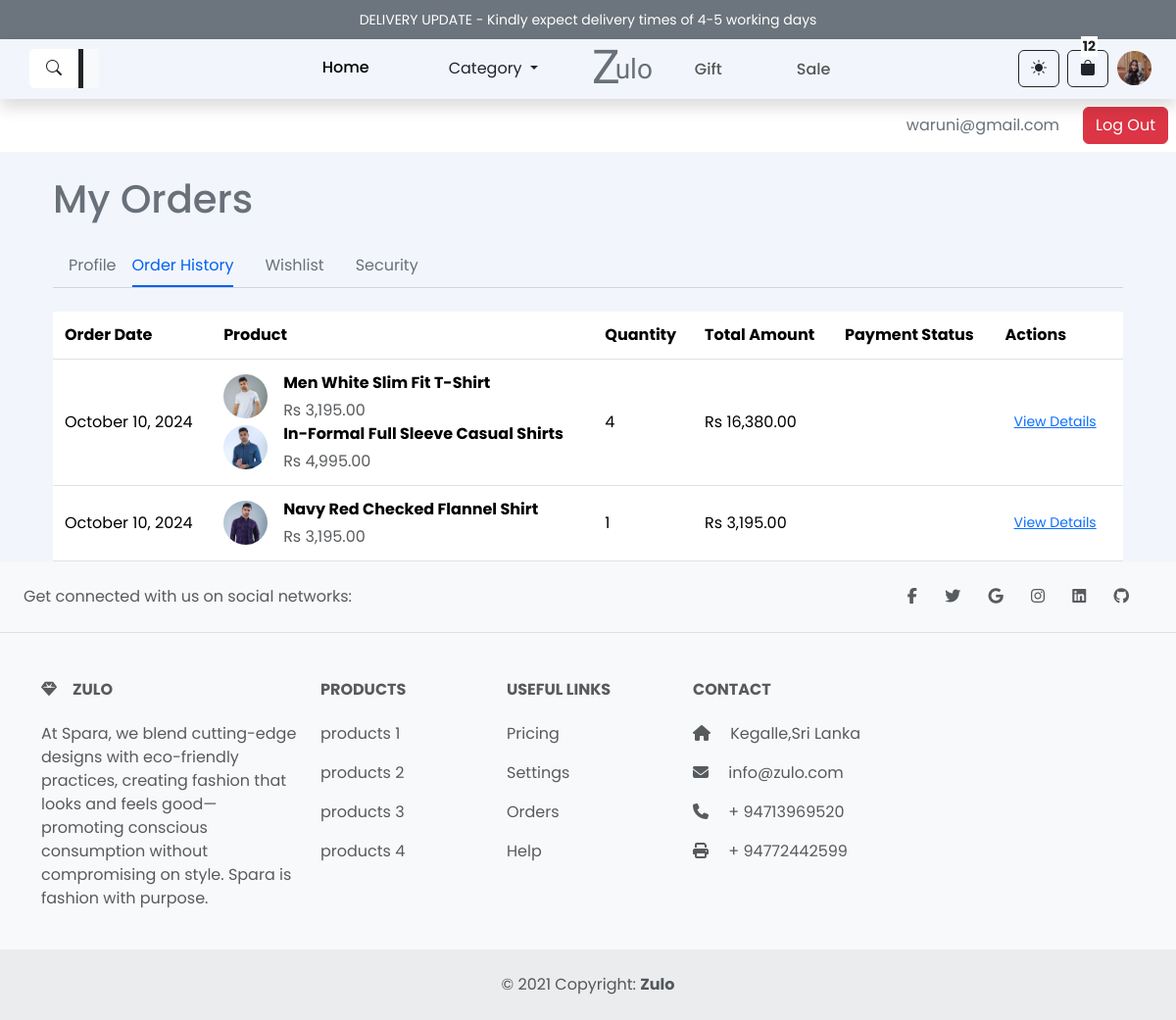
/pages/profile/order_history.php (signed in), run on the app's committed database.
### tables this page shows
CREATE TABLE `users` (
  `user_id` int NOT NULL AUTO_INCREMENT,
  `first_name` varchar(100) DEFAULT NULL,
  `last_name` varchar(100) DEFAULT NULL,
  `email` varchar(100) DEFAULT NULL,
  `password` varchar(255) DEFAULT NULL,
  `phone_number` varchar(15) DEFAULT NULL,
  `address` text,
  `city` varchar(100) DEFAULT NULL,
  `postal_code` varchar(20) DEFAULT NULL,
  `country` varchar(50) DEFAULT 'Sri Lanka',
  `created_at` timestamp NULL DEFAULT CURRENT_TIMESTAMP,
  `account_status` tinyint(1) NOT NULL DEFAULT '1',
  `province` varchar(45) DEFAULT NULL,
  `roll` varchar(45) DEFAULT 'user',
  `image` varchar(255) DEFAULT NULL,
  PRIMARY KEY (`user_id`),
  UNIQUE KEY `email` (`email`)
);

CREATE TABLE `orders` (
  `order_id` int NOT NULL AUTO_INCREMENT,
  `user_id` int DEFAULT NULL,
  `total_amount` decimal(10,2) DEFAULT NULL,
  `shipping_address` text,
  `payment_status` varchar(20) DEFAULT NULL,
  `order_status` tinyint(1) DEFAULT '0',
  `created_at` timestamp NULL DEFAULT CURRENT_TIMESTAMP,
  `qty` int DEFAULT NULL,
  `product_id` text,
  PRIMARY KEY (`order_id`),
  KEY `user_id` (`user_id`),
  CONSTRAINT `orders_ibfk_1` FOREIGN KEY (`user_id`) REFERENCES `users` (`user_id`)
);

CREATE TABLE `products` (
  `product_id` int NOT NULL AUTO_INCREMENT,
  `category_id` int DEFAULT NULL,
  `product_name` varchar(100) DEFAULT NULL,
  `description` text,
  `price` decimal(10,2) DEFAULT NULL,
  `stock_quantity` int DEFAULT NULL,
  `image_url` varchar(255) DEFAULT NULL,
  `created_at` timestamp NULL DEFAULT CURRENT_TIMESTAMP,
  `sku` varchar(100) NOT NULL,
  `subCategory` varchar(45) NOT NULL,
  PRIMARY KEY (`product_id`),
  UNIQUE KEY `sku_UNIQUE` (`sku`)
);

### pages/profile/order_history.php (the view, shortened to what this page needs)
<?php
include_once "../../inc/db.php";
$userID = $_SESSION["user_id"];
try {
    $orderQuery = "SELECT * FROM orders WHERE user_id = :user_id ORDER BY created_at DESC";
    $stmt = $conn->prepare($orderQuery);
    $stmt->bindParam(':user_id', $userID, PDO::PARAM_INT);
    $stmt->execute();
    $orders = $stmt->fetchAll(PDO::FETCH_ASSOC);
} catch (PDOException $e) {
    echo "Error: " . $e->getMessage();
    exit();
}
?>
<!DOCTYPE html>
<html lang="en">
<head>
    <link rel="stylesheet" href="https://cdnjs.cloudflare.com/ajax/libs/font-awesome/6.6.0/css/all.min.css">
    <link href="https://cdn.jsdelivr.net/npm/bootstrap@5.3.3/dist/css/bootstrap.min.css" rel="stylesheet">
    <link rel="stylesheet" href="../../assets/css/profile.css">
    <link rel="stylesheet" href="../../assets/css/footer.min.css">
    <link rel="stylesheet" href="../../assets/css/nav.min.css">
    <link rel="stylesheet" href="../../assets/css/reset.min.css">
    <link rel="stylesheet" href="../../assets/css/order_history.min.css">
</head>
<body>
    <?php
    $profilePage = "";
    $cartPage = "../../pages/cart.php";
    include_once "../../partials/nav.php";
    ?>
    <div class="container-xl px-4 mt-4">
        <h1 class="mb-4">My Orders</h1>
        <nav class="nav nav-borders">
            <a class="nav-link" href="./index.php">Profile</a>
            <a class="nav-link active ms-0" href="./order_history.php">Order History</a>
            <a class="nav-link" href="./wishlist.php">Wishlist</a>
            <a class="nav-link" href="./security.php">Security</a>
        </nav>
        <hr class="mt-0 mb-4">
        <div class="table-responsive">
            <table class="table align-middle mb-0 bg-white">
                <thead class="bg-light">
                    <tr>
                        <th>Order Date</th>
                        <th>Product</th>
                        <th>Quantity</th>
                        <th>Total Amount</th>
                        <th>Payment Status</th>
                        <th>Actions</th>
                    </tr>
                </thead>
                <tbody>
                    <?php if (!empty($orders)): ?>
                        <?php foreach ($orders as $order):
                            $productIDs = explode(',', $order['product_id']);
                            $productQuery = "SELECT product_name, price,image_url FROM products WHERE product_id IN (" . implode(",", $productIDs) . ")";
                            $stmt = $conn->prepare($productQuery);
                            $stmt->execute();
                            $products = $stmt->fetchAll(PDO::FETCH_ASSOC);
                        ?>
                            <tr>
                                <td><?= date('F j, Y', strtotime($order['created_at'])); ?></td>
                                <td>
                                    <?php foreach ($products as $product):
                                        $imagePath = "../../assets/img/" . $product["image_url"];
                                    ?>
                                        <div class="d-flex align-items-center">
                                            <img src="<?php echo $imagePath  ?>" alt="<?= $product['product_name']; ?>" style="width: 45px; height: 45px; object-fit:cover; object-position:top center;" class="rounded-circle">
                                            <div class="ms-3">
                                                <p class="fw-bold mb-1"><?= $product['product_name']; ?></p>
                                                <p class="text-muted mb-0">Rs <?= number_format($product['price'], 2); ?></p>
                                            </div>
                                        </div>
                                    <?php endforeach; ?>
                                </td>
                                <td><?= $order['qty']; ?></td>
                                <td>Rs <?= number_format($order['total_amount'], 2); ?></td>
                                <td>
                                    <span class="badge badge-<?php echo $order['payment_status'] == 'Paid' ? 'success' : 'danger'; ?> rounded-pill d-inline">
                                    </span>
                                </td>
                                <td>
                                    <button type="button" class="btn btn-link btn-sm btn-rounded">View Details</button>
                                </td>
                            </tr>
                        <?php endforeach; ?>
                    <?php else: ?>
                        <tr>
                            <td colspan="6" class="text-center">No orders found.</td>
                        </tr>
                    <?php endif; ?>
                </tbody>
            </table>
        </div>
    </div>
    <?php include_once "../../partials/footer.php"; ?>
</body>
</html>

### partials/nav.php (shortened to what this page needs)
<?php
$login = false;
$email = '';
if (isset($_SESSION["email"])) {
    $email = $_SESSION["email"];
    $userID = $_SESSION["user_id"];
    $login = true;
    $stmt = $conn->prepare("SELECT image FROM users WHERE user_id = :userID");
    $stmt->bindParam(':userID', $userID);
    $stmt->execute();
    $result = $stmt->fetch(PDO::FETCH_ASSOC);
    if ($result && !empty($result['image'])) {
        $profileImage = $result['image'];
    } else {
        $profileImage = 'default.jpg';
    }
}
?>
<div class="bg-secondary text-white d-flex justify-content-center align-content-center ">
    <div class="container">
        <div id="carouselContent" class="carousel slide" data-bs-ride="carousel">
            <div class="carousel-inner" role="listbox">
                <div class="carousel-item active text-center p-2">
                    <small class="text-white">
                        DELIVERY UPDATE - Kindly expect delivery times of 4-5 working days
                    </small>
                </div>
            </div>
        </div>
    </div>
</div>
<div class="container-fluid p-0 navigation ">
    <nav class="navbar navbar-expand-lg bg-body-light shadow p-0 sticky-top navbar-inverse">
        <div class="container-fluid p-0 d-flex">
            <div class="col-3 row">
                <div>
                    <div class="collapse navbar-collapse" id="navbarSupportedContent">
                        <ul class="navbar-nav">
                            <li class="nav-item d-flex justify-content-center align-items-center position-relative">
                                <div onclick="searchToggle()" class="h-100 d-flex justify-content-center search-btn">
                                    <button class="btn bg-white" data-toggle="tooltip" data-placement="top" title="Search" style="width: 50px">
                                        <i class="bi bi-search"></i>
                                    </button>
                                </div>
                                <input type="search" class="p-2 text-black search-bar bg-light" id="search-bar" name="searchQuery" placeholder="Search..." />
                            </li>
                        </ul>
                    </div>
                </div>
            </div>
            <div class="col-6 d-flex align-items-center ">
                <ul class="navbar-nav me-auto mb-2 mb-lg-0 h6 justify-content-end flex-grow-1 ">
                    <li class="nav-item">
                        <?php
                        $homePage = isset($homePage) ? $homePage : '../../../zulo/';
                        $logoutPage = isset($logoutPage) ? $logoutPage : '../../../zulo/inc/handlers/logout_handler.php';
                        $cartPage = isset($cartPage) ? $cartPage : '../../zulo/pages/cart.php';
                        ?>
                        <a class="nav-link active" aria-current="page" href="<?php echo $homePage ?>">Home</a>
                    </li>
                    <li class="nav-item">
                        <div class="dropdown">
                            <button class="btn btn-black dropdown-toggle" type="button" id="dropdownMenuButton2" data-bs-toggle="dropdown" aria-expanded="false">
                                Category
                            </button>
                        </div>
                    </li>
                </ul>
                <a class="text-decoration-none" href="#">
                    <span class="display-5 z-text">&nbsp;Z</span><span class="ulo-text h3">ulo</span>
                </a>
                <ul class="navbar-nav me-auto mb-2 mb-lg-0 justify-content-start h6  flex-grow-1">
                    <li class="nav-item">
                        <a class="nav-link" href="#">Gift</a>
                    </li>
                    <li class="nav-item">
                        <a class="nav-link" href="#">Sale</a>
                    </li>
                </ul>
            </div>
            <div class="col-3 d-flex justify-content-end align-items-center pe-4 ">
                <div class="d-flex justify-content-end gap-2 ms-2 control-center">
                    <div onclick="activeDarkMode()">
                        <button class="btn btn-outline-dark" id="switch-mode">
                            <i class="bi bi-brightness-high-fill"></i>
                        </button>
                    </div>
                    <div>
                        <a href="<?php echo $cartPage ?>">
                            <button class="btn btn-outline-dark cart-btn" data-toggle="tooltip" data-placement="top" title="cart">
                                <i class="bi bi-bag-fill"></i>
                                <span class="cart-items">
                                    <?php
                                    if ($login) {
                                        $sql = "SELECT SUM(quantity) AS total_items FROM cart WHERE user_id = :user_id";
                                        $stmt = $conn->prepare($sql);
                                        $stmt->bindParam(':user_id', $userID, PDO::PARAM_INT);
                                        $stmt->execute();
                                        $result = $stmt->fetch(PDO::FETCH_ASSOC);
                                        $itemCount = $result['total_items'] ? $result['total_items'] : 0;
                                        echo $itemCount;
                                    }
                                    ?>
                                </span>
                            </button>
                        </a>
                    </div>
                    <div>
                        <?php
                        if ($login) {
                            $profilePage = isset($profilePage) ? $profilePage : '../pages/profile/';
                            $imgFolder = isset($imgFolder) ? $imgFolder : '../../../zulo/assets/img/userProfile/';
                        ?>
                            <a href="<?php echo  $profilePage ?>">
                                <button class="btn btn-outline-white p-0" data-toggle="tooltip" data-placement="top" title="profile">
                                    <img src="<?php echo $imgFolder . $profileImage ?>" alt="" class="p-image">
                                </button>
                            </a>
                        <?php  }
                        ?>
                    </div>
                </div>
            </div>
        </div>
    </nav>
</div>
<?php if ($login): ?>
    <div class="bg-white p-2 d-flex justify-content-end align-items-center">
        <span><?= htmlspecialchars($email, ENT_QUOTES, 'UTF-8'); ?></span>
        <a href="<?php echo $logoutPage ?>" class="ms-4">
            <button class="btn btn-danger text-white" data-toggle="tooltip" data-placement="top" title="Log Out">
                Log Out
            </button>
        </a>
    </div>
<?php endif; ?>

### assets/css/profile.css (style rules this page uses)
body { background-color: #f2f6fc; color: #69707a; }
.rounded-circle { border-radius: 50% !important; }
.nav-borders .nav-link.active { color: #0061f2; border-bottom-color: #0061f2; }
.nav-borders .nav-link { color: #69707a; border-bottom-width: 0.125rem; border-bottom-style: solid; border-bottom-color: transparent; padding-top: 0.5rem; padding-bottom: 0.5rem; padding-left: 0; padding-right: 0; margin-left: 1rem; margin-right: 1rem; }

### data on the page
users: image (picture)
orders: created_at "October 10, 2024", qty "4", total_amount "16,380.00"
products: image_url (picture), product_name "Men White Slim Fit T-Shirt", price "3,195.00"
products: image_url (picture), product_name "In-Formal Full Sleeve Casual Shirts", price "4,995.00"
orders: created_at "October 10, 2024", qty "1", total_amount "3,195.00"
products: image_url (picture), product_name "Navy Red Checked Flannel Shirt", price "3,195.00"

### other printed values
$itemCount "12"
$email "waruni@gmail.com"
